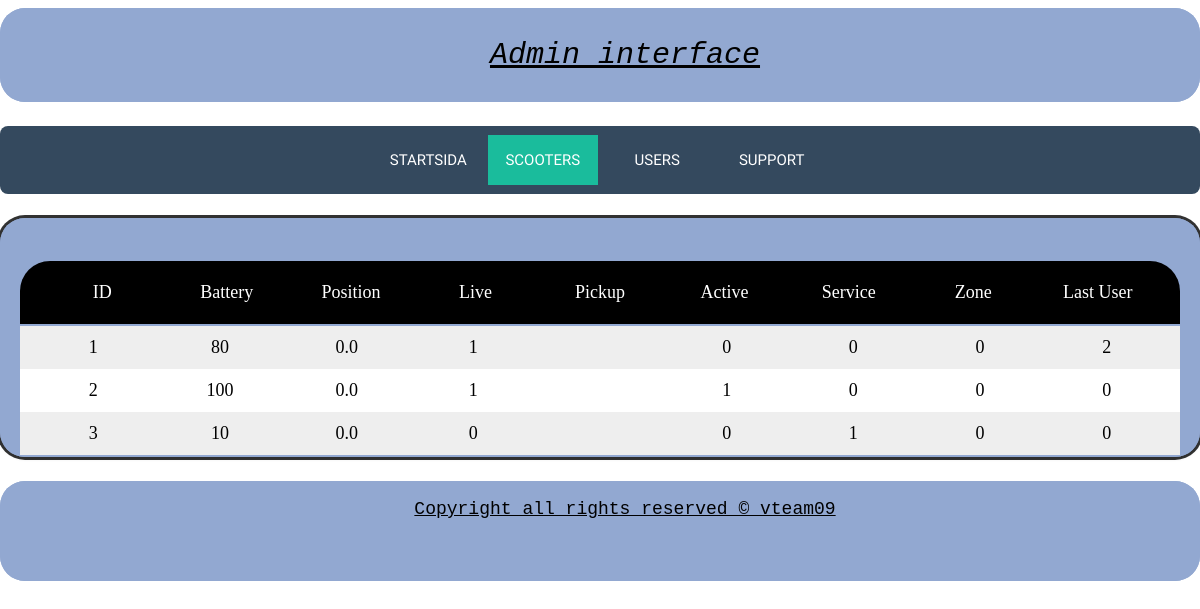
Screenshot of /admin/public/scooters.php with the database file from the repository.
### tables this page shows
CREATE TABLE scooters(
    id INTEGER PRIMARY KEY AUTOINCREMENT,
    battery INTEGER NOT NULL,
    position VARCHAR(255) NOT NULL,
    live BOOLEAN NOT NULL,
    active BOOLEAN NOT NULL,
    service BOOLEAN NOT NULL,
    zone INTEGER,
    lastUser INTEGER
);

### admin/public/scooters.php (the view, shortened to what this page needs)
<?php
$dsn = "sqlite:../db/vteam.sqlite";
$db = connectToDatabase($dsn);
$sql = <<<EOD
SELECT *
FROM scooters
ORDER BY id ASC;
EOD;
$stmt = $db->prepare($sql);
$args = [];
$stmt->execute($args);
$res = $stmt->fetchAll();
$data["main"] = <<<EOD
<table class="tasklist" id="tasklist">
    <thead>
        <tr>
            <td onclick="sortTable(0)"> ID </td>
            <td onclick="sortTable(1)"> Battery </td>
            <td onclick="sortTable(2)"> Position </td>
            <td onclick="sortTable(3)"> Live </td>
            <td onclick="sortTable(4)"> Pickup </td>
            <td onclick="sortTable(5)"> Active </td>
            <td onclick="sortTable(6)"> Service </td>
            <td onclick="sortTable(7)"> Zone </td>
            <td onclick="sortTable(6)"> Last User </td>
        </tr>
    </thead>
    <tbody>
EOD;
foreach ($res as $row) :
    $data["main"] .= <<<EOD
        <tr>
            <td> {$row["id"]} </td>
            <td> {$row["battery"]} </td>
            <td> {$row["position"]} </td>
            <td> {$row["live"]} </td>
            <td> {$row["pickup"]} </td>
            <td> {$row["active"]} </td>
            <td> {$row["service"]} </td>
            <td> {$row["zone"]} </td>
            <td> {$row["lastUser"]} </td>
        </tr>
    EOD;
endforeach;
$data["main"] .= <<<EOD
</tbody>
</table>
EOD;

### admin/public/css/tasklist.css (style rules this page uses)
table { width:100%; border-radius: 15px 15px 0 0; }
thead { border-radius: 30px 30px 0 0; display:flex; width:100%; background:#000; padding: 10px; margin-top: 20px; color: white; cursor: pointer; }
tr { display:flex; width:100%; padding: 10px; }
tbody tr:nth-of-type(odd) { background-color: #EEEEEE; }
tbody tr:nth-of-type(even) { background-color: white; }
td { flex: 1 1 20%; text-align:center; }

### admin/public/css/base-noAside.css (style rules this page uses)
html { box-sizing: border-box; background: url(../img/grid-square-20.png) repeat; }
*, *::before, *::after { box-sizing: inherit; }
body { overflow-y: scroll; font-size: 18px; margin: 8px auto; max-width: 1200px; font-family: Georgia, serif; word-wrap: break-word; overflow-wrap: break-word; }

### rows the page displays
scooters: id "1", battery "80", position "0.0", live "1", active "0", service "0", zone "0", lastUser "2"
scooters: id "2", battery "100", position "0.0", live "1", active "1", service "0", zone "0", lastUser "0"
scooters: id "3", battery "10", position "0.0", live "0", active "0", service "1", zone "0", lastUser "0"

### other values shown
$key "STARTSIDA"
$key "SCOOTERS"
$key "USERS"
$key "SUPPORT"
